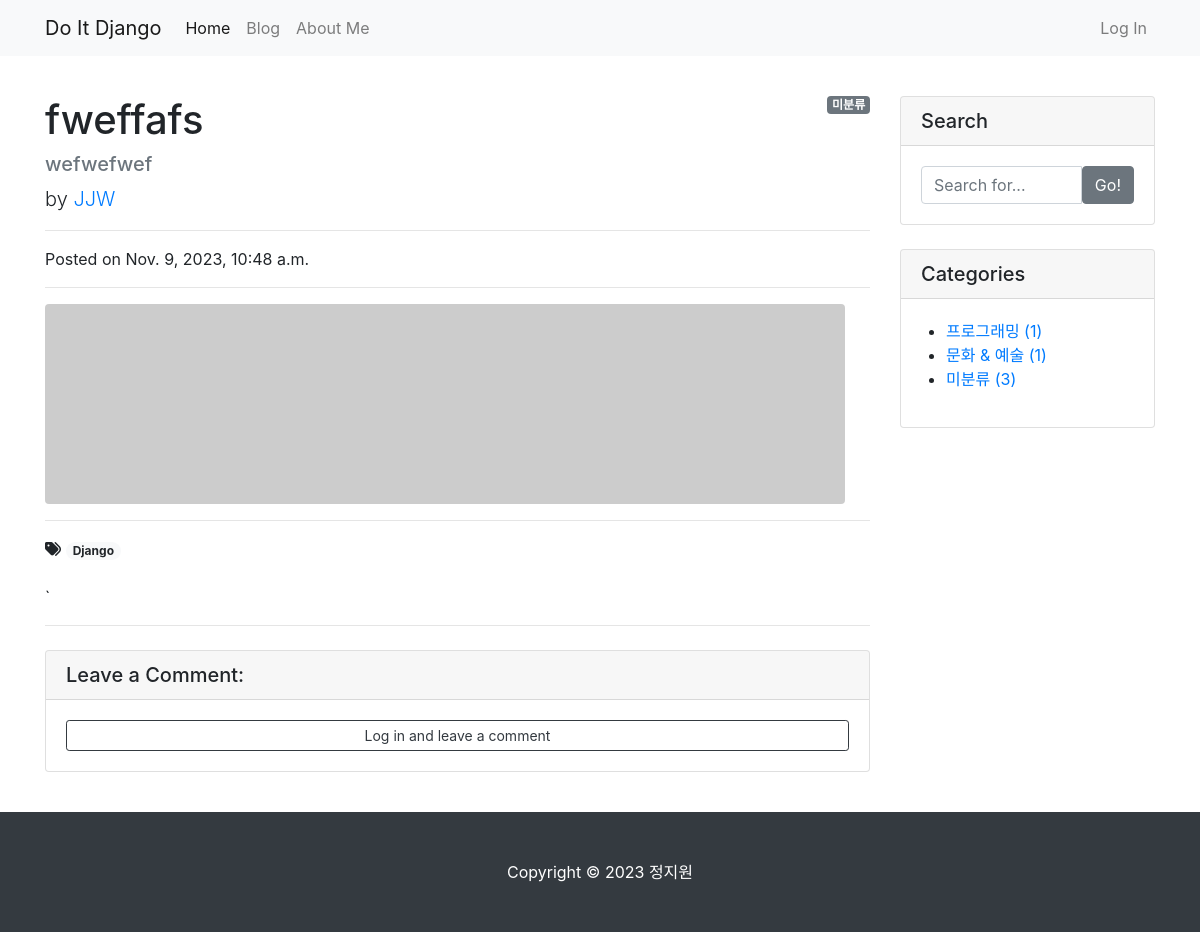
/blog/5/, run on the app's committed database.
### blog/models.py (models this page shows, shortened)
class Post(models.Model):
    title = models.CharField(max_length=30)
    hook_text = models.CharField(max_length=100, blank=True)
    content = models.TextField()
    head_image = models.ImageField(upload_to='blog/images/%Y/%m/%d/', blank=True)
    file_upload = models.FileField(upload_to='blog/files/%Y/%m/%d/', blank=True)
    created_at = models.DateTimeField(auto_now_add=True)
    updated_at = models.DateTimeField(auto_now=True)
    author = models.ForeignKey(User, null=True, blank=True, on_delete=models.SET_NULL)  # 작성자가 삭제되면 해당 작성자가 작성한 포스트에 작성자를 빈 칸으로 둔다.
    category = models.ForeignKey(Category, null=True, blank=True, on_delete=models.SET_NULL)
    tags = models.ManyToManyField(Tag, blank=True)  # ManyToManyField는 기본적으로 null=True가 설정되어 있어 따로 입력한 null=True는 효과가 없다.
    content = MarkdownxField()
    def get_content_markdown(self):
        return markdown(self.content)

class Tag(models.Model):
    name = models.CharField(max_length=50)
    slug = models.SlugField(max_length=200, unique=True, allow_unicode=True)
    def __str__(self):
        return self.name
    def get_absolute_url(self):
        return f'/blog/tag/{self.slug}/'

class Category(models.Model):
    name = models.CharField(max_length=50, unique=True)
    slug = models.SlugField(max_length=200, unique=True, allow_unicode=True)
    def __str__(self):  # 해당 클래스로 만들어진 인스턴트 자체를 출력할 때, 문자열로 설명해주기 위한 메서드이다.
        return self.name
    def get_absolute_url(self):
        return f'/blog/category/{self.slug}/'
    class Meta:
        verbose_name_plural = 'Categories'  # admin 페이지 내의 자동으로 설정된 'Categorys'를 'Categories'로 변경

### blog/views.py (the view)
# urls.py: path('<int:pk>/', views.PostDetail.as_view()),
class PostDetail(DetailView):
    model = Post
    def get_context_data(self, **kwargs):
        context = super(PostDetail, self).get_context_data()  # 직속 부모 클래스의 메소드를 사용하기 위함
        context['categories'] = Category.objects.all()
        context['no_category_post_count'] = Post.objects.filter(category=None).count()
        context['comment_form'] = CommentForm
        return context

### blog/templates/blog/post_detail.html (shortened to what this page needs)
{% extends 'blog/base.html' %}
{% load crispy_forms_tags %}
{% block main_area %}
  <div id="post-area">
    {% if post.category %}
      <span class="badge badge-secondary float-right">{{ post.category }}</span>
    {% else %}
      <span class="badge badge-secondary float-right">미분류</span>
    {% endif %}
        <h1 class="mt-4">{{ post.title }}</h1>
        <h5 class="text-muted">{{ post.hook_text }}</h5>
        <p class="lead">
          by
          <a href="#">{{ post.author | upper }}</a>
        </p>
        <hr>
        <p>Posted on {{ post.created_at }}</p>
        <hr>
        {% if post.head_image %}
        <img class="img-fluid rounded" src="{{ post.head_image.url }}" alt="{{ post }} head image">
        {% else %}
        <img class="img-fluid rounded" src="https://picsum.photos/seed/{{ post.id }}/800/200" alt="random_image">
        {% endif %}
        <hr>
        {% if post.tags.exists %}
          <i class="fas fa-tags"></i>
          {% for tag in post.tags.iterator %}
              <a href="{{ tag.get_absolute_url }}"><span class="badge badge-pill badge-light">{{ tag }}</span></a>
          {% endfor %}
          <br />
          <br />`
        {% endif %}
        <hr>
  </div>
  <div id="comment-area">
        <div class="card my-4">
          <h5 class="card-header">Leave a Comment:</h5>
          <div class="card-body">
            {% if user.is_authenticated %}
            <form id="comment-form" method="POST" action="{{ post.get_absolute_url }}new_comment/">
              {% csrf_token %}
              <div class="form-group">
                {{ comment_form | crispy }}
              </div>
              <button type="submit" class="btn btn-primary">Submit</button>
            </form>
            {% else %}
            <a role="button" class="btn btn-outline-dark btn-block btn-sm" href="#" data-toggle="modal" data-target="#loginModal">Log in and leave a comment</a>
            {% endif %}
          </div>
        </div>
  </div>
{% endblock %}

### blog/templates/blog/base.html (shortened to what this page needs)
<!DOCTYPE html>
<html>
{% load static %}
<head>
    <link rel="stylesheet" href="{% static 'blog/bootstrap/bootstrap.min.css' %}" media="screen">
</head>
<body>
    {% include 'blog/navbar.html' %}
    <div class="container my-3">
        <div class="row">
            <div class="col-md-8 col-lg-9" id="main-area">
                {% block main_area %}
                {% endblock %}
            </div>
            <div class="col-md-4 col-lg-3">
                <div class="card my-4">
                    <h5 class="card-header">Search</h5>
                    <div class="card-body">
                        <div class="input-group">
                            <input type="text" class="form-control" placeholder="Search for...">
                            <span class="input-group-btn">
                                <button class="btn btn-secondary" type="button">Go!</button>
                            </span>
                        </div>
                    </div>
                </div>
                <div class="card my-4">
                    <h5 class="card-header">Categories</h5>
                    <div class="card-body">
                        <div class="row">
                            <ul>
                                {% for category in categories %}
                                <li>
                                    <a href="{{ category.get_absolute_url }}">{{ category }} ({{ category.post_set.count }})</a>
                                </li>
                                {% endfor %}
                                <li>
                                    <a href="/blog/category/no_category/">미분류 ({{ no_category_post_count }})</a>
                                </li>
                            </ul>
                        </div>
                    </div>
                </div>
            </div>
        </div>
    </div>
    {% include 'blog/footer.html' %}
</body>
</html>

### data on the page
Post: title "fweffafs", hook_text "wefwefwef", author "JJW", created_at "Nov. 9, 2023, 10:48 a.m."
Tag: name "Django"
Category: name "프로그래밍", post_set.count "1"
Category: name "문화 & 예술", post_set.count "1"

### other printed values
{{ no_category_post_count }} "3"
